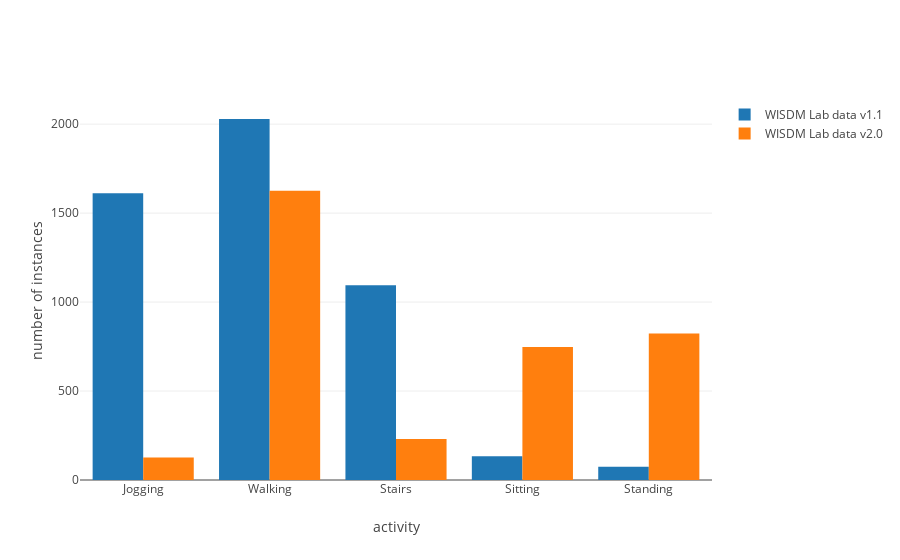

Write notebook code for a chart like this one.
### Code cell
lab_trace = go.Bar(
    x=class_labels,
    y=[class_counter1[cl] for cl in class_labels],
    name="WISDM Lab data v1.1"
)

field_trace = go.Bar(
    x=class_labels,
    y=[class_counter2[cl] for cl in class_labels],
    name="WISDM Lab data v2.0"
)

traces = [lab_trace, field_trace]
layout = go.Layout(yaxis=dict(title="number of instances"),
                   xaxis=dict(title="activity"))

fig = go.Figure(data=traces,layout=layout)
iplot(fig)

### Figure 1 — Plotly figure (JSON) as saved in the notebook; plotly's stock layout.template omitted (floating-point values rounded to 4 significant figures)
{"data": [{"name": "WISDM Lab data v1.1", "type": "bar", "x": ["Jogging", "Walking", "Stairs", "Sitting", "Standing"], "y": [1612, 2029, 1094, 134, 75]}, {"name": "WISDM Lab data v2.0", "type": "bar", "x": ["Jogging", "Walking", "Stairs", "Sitting", "Standing"], "y": [126, 1626, 231, 748, 824]}], "layout": {"xaxis": {"title": "activity"}, "yaxis": {"title": "number of instances"}}}
